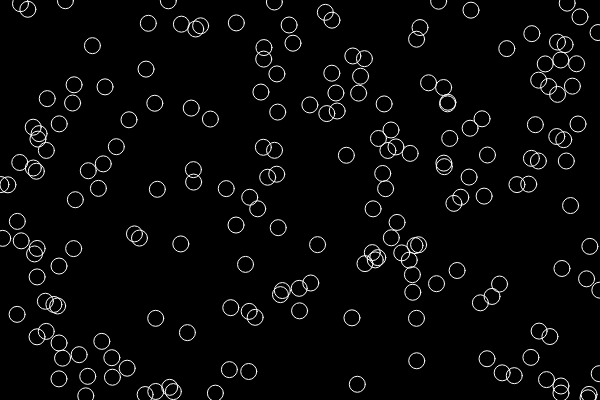
Frame 1 (no input)
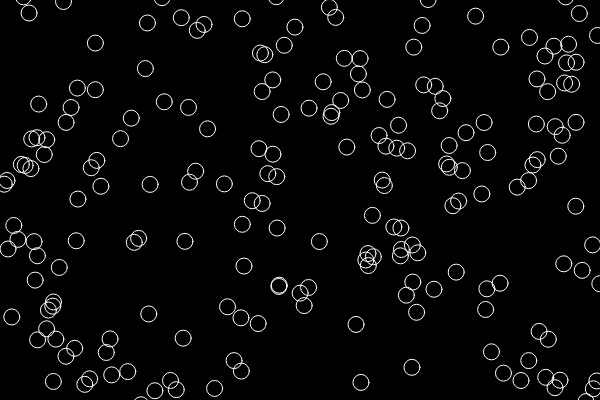
Frame 60 (no input)
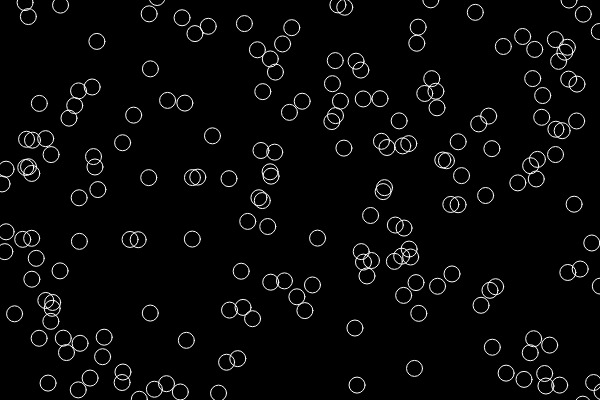
Frame 120 (the mouse pressed at the canvas centre since frame 60)

The p5.js sketch that drew these frames (run headless with seeded random() and noise() and a simulated clock; from frame 60 on, the mouse is pressed at the canvas centre):

// p5.js sketch
// ── sketch.js
var bubbles = [];

var bubble = {
    x: 300,
    y: 200,
    move: function () {
        this.x = this.x + random(-1, 1);
        this.y = this.y + random(-1, 1);
    },
    disp: function () {
        stroke(255);
        strokeWeight(3);
        noFill();
        ellipse(this.x, this.y, 16, 16);
    },
}

function setup() {
    createCanvas(600, 400);

    for (var i = 0; i < 200; i++) {
        bubbles[i] = {
            x: random(0, width),
            y: random(0, height),
            move: function () {
                this.x = this.x + random(-1, 1);
                this.y = this.y + random(-1, 1);
            },
            disp: function () {
                stroke(255);
                noFill();
                ellipse(this.x, this.y, 16, 16);
            },
        }
    }

}

function draw() {
    background(0);
    for (var i = 0; i < bubbles.length; i++) {
        bubbles[i].disp();
        bubbles[i].move();
    }

}
